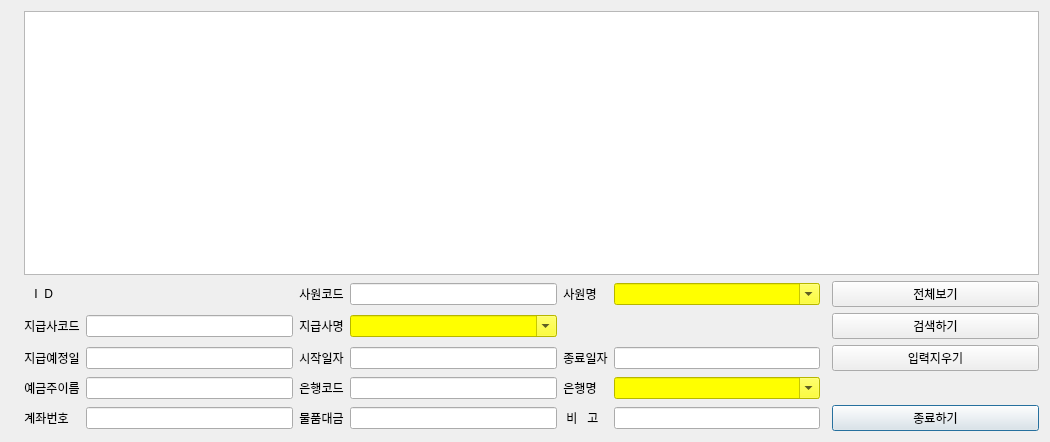
<?xml version="1.0" encoding="UTF-8"?>
<ui version="4.0">
 <class>BankAccProductChkDialog</class>
 <widget class="QDialog" name="BankAccProductChkDialog">
  <property name="geometry">
   <rect>
    <x>0</x>
    <y>0</y>
    <width>1050</width>
    <height>442</height>
   </rect>
  </property>
  <property name="sizePolicy">
   <sizepolicy hsizetype="Expanding" vsizetype="Expanding">
    <horstretch>0</horstretch>
    <verstretch>0</verstretch>
   </sizepolicy>
  </property>
  <property name="windowTitle">
   <string>월별 물품대 은행계좌 확인하기</string>
  </property>
  <layout class="QGridLayout" name="gridLayout_2">
   <item row="0" column="0">
    <layout class="QGridLayout" name="gridLayout">
     <item row="4" column="5">
      <widget class="QLabel" name="label_13">
       <property name="sizePolicy">
        <sizepolicy hsizetype="Fixed" vsizetype="Fixed">
         <horstretch>0</horstretch>
         <verstretch>0</verstretch>
        </sizepolicy>
       </property>
       <property name="text">
        <string>은행명</string>
       </property>
       <property name="alignment">
        <set>Qt::AlignCenter</set>
       </property>
      </widget>
     </item>
     <item row="2" column="2">
      <widget class="QLineEdit" name="entry_bankproductchk_ccode">
       <property name="sizePolicy">
        <sizepolicy hsizetype="MinimumExpanding" vsizetype="Fixed">
         <horstretch>0</horstretch>
         <verstretch>0</verstretch>
        </sizepolicy>
       </property>
      </widget>
     </item>
     <item row="1" column="6">
      <widget class="QComboBox" name="cb_bankproductchk_ename">
       <property name="sizePolicy">
        <sizepolicy hsizetype="Expanding" vsizetype="Fixed">
         <horstretch>0</horstretch>
         <verstretch>0</verstretch>
        </sizepolicy>
       </property>
       <property name="styleSheet">
        <string notr="true">background-color: rgb(255, 255, 0);</string>
       </property>
       <property name="editable">
        <bool>true</bool>
       </property>
      </widget>
     </item>
     <item row="4" column="4">
      <widget class="QLineEdit" name="entry_bankproductchk_bankid">
       <property name="sizePolicy">
        <sizepolicy hsizetype="Expanding" vsizetype="Fixed">
         <horstretch>0</horstretch>
         <verstretch>0</verstretch>
        </sizepolicy>
       </property>
       <property name="styleSheet">
        <string notr="true"/>
       </property>
      </widget>
     </item>
     <item row="1" column="4">
      <widget class="QLineEdit" name="entry_bankproductchk_ecode">
       <property name="sizePolicy">
        <sizepolicy hsizetype="MinimumExpanding" vsizetype="Fixed">
         <horstretch>0</horstretch>
         <verstretch>0</verstretch>
        </sizepolicy>
       </property>
      </widget>
     </item>
     <item row="1" column="1">
      <widget class="QLabel" name="label">
       <property name="sizePolicy">
        <sizepolicy hsizetype="Fixed" vsizetype="Fixed">
         <horstretch>0</horstretch>
         <verstretch>0</verstretch>
        </sizepolicy>
       </property>
       <property name="text">
        <string>   I  D  </string>
       </property>
       <property name="alignment">
        <set>Qt::AlignCenter</set>
       </property>
      </widget>
     </item>
     <item row="4" column="1">
      <widget class="QLabel" name="label_10">
       <property name="sizePolicy">
        <sizepolicy hsizetype="Fixed" vsizetype="Fixed">
         <horstretch>0</horstretch>
         <verstretch>0</verstretch>
        </sizepolicy>
       </property>
       <property name="text">
        <string>예금주이름</string>
       </property>
       <property name="alignment">
        <set>Qt::AlignCenter</set>
       </property>
      </widget>
     </item>
     <item row="1" column="3">
      <widget class="QLabel" name="label_5">
       <property name="sizePolicy">
        <sizepolicy hsizetype="Fixed" vsizetype="Fixed">
         <horstretch>0</horstretch>
         <verstretch>0</verstretch>
        </sizepolicy>
       </property>
       <property name="text">
        <string>사원코드</string>
       </property>
       <property name="alignment">
        <set>Qt::AlignCenter</set>
       </property>
      </widget>
     </item>
     <item row="4" column="2">
      <widget class="QLineEdit" name="entry_bankproductchk_baowner">
       <property name="sizePolicy">
        <sizepolicy hsizetype="Expanding" vsizetype="Fixed">
         <horstretch>0</horstretch>
         <verstretch>0</verstretch>
        </sizepolicy>
       </property>
       <property name="styleSheet">
        <string notr="true"/>
       </property>
      </widget>
     </item>
     <item row="2" column="1">
      <widget class="QLabel" name="label_2">
       <property name="sizePolicy">
        <sizepolicy hsizetype="Fixed" vsizetype="Fixed">
         <horstretch>0</horstretch>
         <verstretch>0</verstretch>
        </sizepolicy>
       </property>
       <property name="text">
        <string>지급사코드</string>
       </property>
       <property name="alignment">
        <set>Qt::AlignCenter</set>
       </property>
      </widget>
     </item>
     <item row="5" column="1">
      <widget class="QLabel" name="label_7">
       <property name="sizePolicy">
        <sizepolicy hsizetype="Fixed" vsizetype="Fixed">
         <horstretch>0</horstretch>
         <verstretch>0</verstretch>
        </sizepolicy>
       </property>
       <property name="text">
        <string>계좌번호</string>
       </property>
       <property name="alignment">
        <set>Qt::AlignCenter</set>
       </property>
      </widget>
     </item>
     <item row="5" column="2">
      <widget class="QLineEdit" name="entry_bankproductchk_bankaccno">
       <property name="sizePolicy">
        <sizepolicy hsizetype="Expanding" vsizetype="Fixed">
         <horstretch>0</horstretch>
         <verstretch>0</verstretch>
        </sizepolicy>
       </property>
       <property name="styleSheet">
        <string notr="true"/>
       </property>
      </widget>
     </item>
     <item row="5" column="3">
      <widget class="QLabel" name="label_12">
       <property name="sizePolicy">
        <sizepolicy hsizetype="Fixed" vsizetype="Fixed">
         <horstretch>0</horstretch>
         <verstretch>0</verstretch>
        </sizepolicy>
       </property>
       <property name="text">
        <string>물품대금</string>
       </property>
       <property name="alignment">
        <set>Qt::AlignCenter</set>
       </property>
      </widget>
     </item>
     <item row="2" column="3">
      <widget class="QLabel" name="label_3">
       <property name="sizePolicy">
        <sizepolicy hsizetype="Fixed" vsizetype="Fixed">
         <horstretch>0</horstretch>
         <verstretch>0</verstretch>
        </sizepolicy>
       </property>
       <property name="text">
        <string>지급사명</string>
       </property>
       <property name="alignment">
        <set>Qt::AlignCenter</set>
       </property>
      </widget>
     </item>
     <item row="5" column="0">
      <widget class="QLabel" name="label_8">
       <property name="sizePolicy">
        <sizepolicy hsizetype="Fixed" vsizetype="MinimumExpanding">
         <horstretch>0</horstretch>
         <verstretch>0</verstretch>
        </sizepolicy>
       </property>
       <property name="text">
        <string/>
       </property>
       <property name="alignment">
        <set>Qt::AlignCenter</set>
       </property>
      </widget>
     </item>
     <item row="4" column="6">
      <widget class="QComboBox" name="cb_bankproductchk_bkname">
       <property name="sizePolicy">
        <sizepolicy hsizetype="Expanding" vsizetype="Fixed">
         <horstretch>0</horstretch>
         <verstretch>0</verstretch>
        </sizepolicy>
       </property>
       <property name="styleSheet">
        <string notr="true">background-color: rgb(255, 255, 0);</string>
       </property>
       <property name="editable">
        <bool>true</bool>
       </property>
      </widget>
     </item>
     <item row="5" column="4">
      <widget class="QLineEdit" name="entry_bankproductchk_payval">
       <property name="sizePolicy">
        <sizepolicy hsizetype="Expanding" vsizetype="Fixed">
         <horstretch>0</horstretch>
         <verstretch>0</verstretch>
        </sizepolicy>
       </property>
       <property name="styleSheet">
        <string notr="true"/>
       </property>
      </widget>
     </item>
     <item row="4" column="3">
      <widget class="QLabel" name="label_11">
       <property name="sizePolicy">
        <sizepolicy hsizetype="Fixed" vsizetype="Fixed">
         <horstretch>0</horstretch>
         <verstretch>0</verstretch>
        </sizepolicy>
       </property>
       <property name="text">
        <string>은행코드</string>
       </property>
       <property name="alignment">
        <set>Qt::AlignCenter</set>
       </property>
      </widget>
     </item>
     <item row="1" column="2">
      <widget class="QLabel" name="lbl_bankproductchk_id">
       <property name="sizePolicy">
        <sizepolicy hsizetype="MinimumExpanding" vsizetype="MinimumExpanding">
         <horstretch>0</horstretch>
         <verstretch>0</verstretch>
        </sizepolicy>
       </property>
       <property name="text">
        <string/>
       </property>
      </widget>
     </item>
     <item row="2" column="4">
      <widget class="QComboBox" name="cb_bankproductchk_cname">
       <property name="sizePolicy">
        <sizepolicy hsizetype="Expanding" vsizetype="Fixed">
         <horstretch>0</horstretch>
         <verstretch>0</verstretch>
        </sizepolicy>
       </property>
       <property name="styleSheet">
        <string notr="true">background-color: rgb(255, 255, 0);</string>
       </property>
       <property name="editable">
        <bool>true</bool>
       </property>
      </widget>
     </item>
     <item row="0" column="1" colspan="8">
      <widget class="QTableView" name="tv_bankproductchkpay">
       <property name="sizePolicy">
        <sizepolicy hsizetype="Expanding" vsizetype="Expanding">
         <horstretch>0</horstretch>
         <verstretch>1</verstretch>
        </sizepolicy>
       </property>
      </widget>
     </item>
     <item row="1" column="5">
      <widget class="QLabel" name="label_9">
       <property name="sizePolicy">
        <sizepolicy hsizetype="Fixed" vsizetype="Fixed">
         <horstretch>0</horstretch>
         <verstretch>0</verstretch>
        </sizepolicy>
       </property>
       <property name="text">
        <string>사원명</string>
       </property>
       <property name="alignment">
        <set>Qt::AlignCenter</set>
       </property>
      </widget>
     </item>
     <item row="3" column="1">
      <widget class="QLabel" name="label_15">
       <property name="sizePolicy">
        <sizepolicy hsizetype="Fixed" vsizetype="Fixed">
         <horstretch>0</horstretch>
         <verstretch>0</verstretch>
        </sizepolicy>
       </property>
       <property name="text">
        <string>지급예정일</string>
       </property>
       <property name="alignment">
        <set>Qt::AlignCenter</set>
       </property>
      </widget>
     </item>
     <item row="3" column="2">
      <widget class="QLineEdit" name="entry_bankproductchk_paydate">
       <property name="sizePolicy">
        <sizepolicy hsizetype="Expanding" vsizetype="Fixed">
         <horstretch>0</horstretch>
         <verstretch>0</verstretch>
        </sizepolicy>
       </property>
       <property name="styleSheet">
        <string notr="true"/>
       </property>
      </widget>
     </item>
     <item row="3" column="3">
      <widget class="QLabel" name="label_16">
       <property name="sizePolicy">
        <sizepolicy hsizetype="Fixed" vsizetype="Fixed">
         <horstretch>0</horstretch>
         <verstretch>0</verstretch>
        </sizepolicy>
       </property>
       <property name="text">
        <string>시작일자</string>
       </property>
       <property name="alignment">
        <set>Qt::AlignCenter</set>
       </property>
      </widget>
     </item>
     <item row="3" column="4">
      <widget class="QLineEdit" name="entry_bankproductchk_sdt">
       <property name="sizePolicy">
        <sizepolicy hsizetype="Expanding" vsizetype="Fixed">
         <horstretch>0</horstretch>
         <verstretch>0</verstretch>
        </sizepolicy>
       </property>
       <property name="styleSheet">
        <string notr="true"/>
       </property>
      </widget>
     </item>
     <item row="3" column="5">
      <widget class="QLabel" name="label_17">
       <property name="sizePolicy">
        <sizepolicy hsizetype="Fixed" vsizetype="Fixed">
         <horstretch>0</horstretch>
         <verstretch>0</verstretch>
        </sizepolicy>
       </property>
       <property name="text">
        <string>종료일자</string>
       </property>
       <property name="alignment">
        <set>Qt::AlignCenter</set>
       </property>
      </widget>
     </item>
     <item row="3" column="6">
      <widget class="QLineEdit" name="entry_bankproductchk_edt">
       <property name="sizePolicy">
        <sizepolicy hsizetype="Expanding" vsizetype="Fixed">
         <horstretch>0</horstretch>
         <verstretch>0</verstretch>
        </sizepolicy>
       </property>
       <property name="styleSheet">
        <string notr="true"/>
       </property>
      </widget>
     </item>
     <item row="5" column="5">
      <widget class="QLabel" name="label_6">
       <property name="sizePolicy">
        <sizepolicy hsizetype="Fixed" vsizetype="Fixed">
         <horstretch>0</horstretch>
         <verstretch>0</verstretch>
        </sizepolicy>
       </property>
       <property name="text">
        <string> 비   고 </string>
       </property>
       <property name="alignment">
        <set>Qt::AlignCenter</set>
       </property>
      </widget>
     </item>
     <item row="5" column="6">
      <widget class="QLineEdit" name="entry_bankproductchk_remark">
       <property name="sizePolicy">
        <sizepolicy hsizetype="MinimumExpanding" vsizetype="Fixed">
         <horstretch>0</horstretch>
         <verstretch>0</verstretch>
        </sizepolicy>
       </property>
      </widget>
     </item>
     <item row="5" column="8">
      <widget class="QPushButton" name="pb_bankproductchk_close">
       <property name="sizePolicy">
        <sizepolicy hsizetype="Expanding" vsizetype="Fixed">
         <horstretch>0</horstretch>
         <verstretch>0</verstretch>
        </sizepolicy>
       </property>
       <property name="text">
        <string>종료하기</string>
       </property>
      </widget>
     </item>
     <item row="3" column="8">
      <widget class="QPushButton" name="pb_bankproductchk_clear">
       <property name="sizePolicy">
        <sizepolicy hsizetype="Expanding" vsizetype="Fixed">
         <horstretch>0</horstretch>
         <verstretch>0</verstretch>
        </sizepolicy>
       </property>
       <property name="text">
        <string>입력지우기</string>
       </property>
      </widget>
     </item>
     <item row="2" column="8">
      <widget class="QPushButton" name="pb_bankproductchk_search">
       <property name="sizePolicy">
        <sizepolicy hsizetype="Expanding" vsizetype="Fixed">
         <horstretch>0</horstretch>
         <verstretch>0</verstretch>
        </sizepolicy>
       </property>
       <property name="text">
        <string>검색하기</string>
       </property>
      </widget>
     </item>
     <item row="1" column="8">
      <widget class="QPushButton" name="pb_bankproductchk_show">
       <property name="sizePolicy">
        <sizepolicy hsizetype="Expanding" vsizetype="Fixed">
         <horstretch>0</horstretch>
         <verstretch>0</verstretch>
        </sizepolicy>
       </property>
       <property name="text">
        <string>전체보기</string>
       </property>
      </widget>
     </item>
    </layout>
   </item>
  </layout>
 </widget>
 <resources/>
 <connections/>
</ui>
